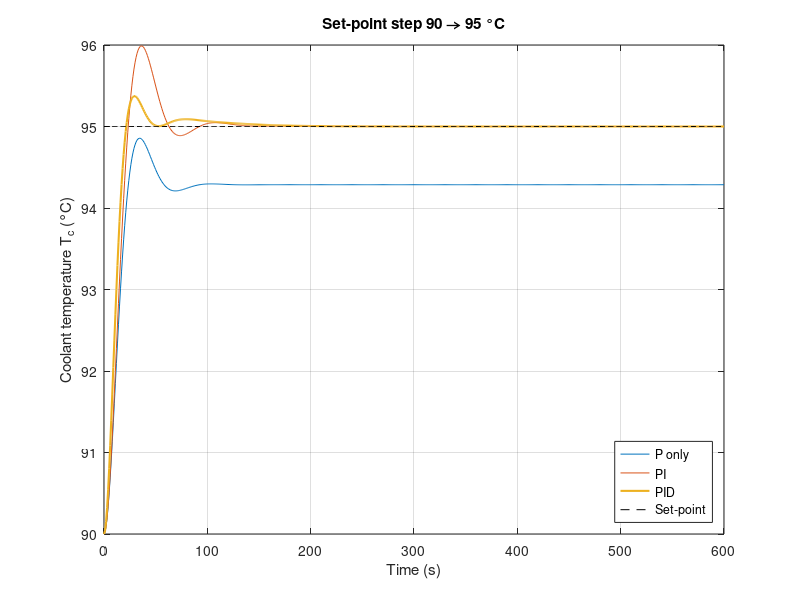

Write the MATLAB code that produced this figure. (Note: this script raises an error after producing the figure.)
%% PID Thermal Control for Heavy-Duty Trucks
% Keeps the engine coolant temperature T_c at 90 °C.
% Transfer functions, step response, P vs PI vs PID
% (The Simulink model is built by hand from the same numbers)
% Sushanth Bibi (24BME0501), Ganishk Mohanraj (24BME0500)

clc;
clear;
close all;

%% Plant parameters (linearised around 90 °C and 30 % engine load)
T_ref  = 90;     % set-point [°C]
tau_c  = 60;     % engine + coolant time constant [s]
tau_r  = 10;     % radiator time constant [s]
K_cool = 20;     % fall in T_c for one unit of cooling command [K]
K_load = 0.57;   % rise in T_c for 1 % more engine load [K/%]
y0     = 0.8;    % cooling command at 90 °C and 30 % load (scale 0-3)

%% PID gains (tuned by trial and error, same as the presentation)
Kp = 0.3;        % proportional gain
Ki = 0.006;      % integral gain
Kd = 2.0;        % derivative gain
Tf = 10;         % derivative filter time constant [s]

%% Define transfer functions of the plant
% Cooling path: command y -> radiator -> engine coolant
num = K_cool;
den = conv([tau_c 1],[tau_r 1]);   % (60s+1)(10s+1)
G = tf(num, den)

% Disturbance path: engine load -> engine coolant
numd = K_load;
dend = [tau_c 1];                  % (60s+1)
Gd = tf(numd, dend)

%% Define the three controllers
C_P   = tf(Kp, 1);                                    % Kp
C_PI  = tf([Kp Ki], [1 0]);                           % Kp + Ki/s
C_PID = tf(Kp, 1) + tf(Ki, [1 0]) + tf([Kd 0], [Tf 1]); % Kp + Ki/s + Kd*s/(Tf*s+1)

%% Closed loop transfer functions
% Error is e = T_c - T_ref, so a hotter engine gives more cooling.
% Cooling lowers T_c, so the two minus signs cancel and the
% standard negative feedback form can be used with G positive.
% Set-point -> T_c :  C*G / (1 + C*G)
T_P   = feedback(C_P*G, 1);
T_PI  = feedback(C_PI*G, 1);
T_PID = feedback(C_PID*G, 1);
% Engine load -> T_c :  Gd / (1 + C*G)
D_P   = Gd * feedback(1, C_P*G);
D_PI  = Gd * feedback(1, C_PI*G);
D_PID = Gd * feedback(1, C_PID*G);

%% Poles of the closed loop (stability check)
poles_P   = pole(T_P)
poles_PI  = pole(T_PI)
poles_PID = pole(T_PID)

%% Experiment 1 : set-point step 90 -> 95 °C
t = 0:1:600;               % time vector [s]
dT = 5;                    % size of set-point step [K]
[y_P,   t] = step(dT*T_P,   t);
[y_PI,  t] = step(dT*T_PI,  t);
[y_PID, t] = step(dT*T_PID, t);

figure;
plot(t, T_ref + y_P, t, T_ref + y_PI, t, T_ref + y_PID, 'LineWidth', 1.5);
hold on;
plot(t, (T_ref + dT)*ones(size(t)), 'k--');
grid on;
title('Set-point step 90 \rightarrow 95 °C');
xlabel('Time (s)');
ylabel('Coolant temperature T_c (°C)');
legend('P only', 'PI', 'PID', 'Set-point', 'Location', 'southeast');

% Step response characteristics
info_P   = stepinfo(T_P);
info_PI  = stepinfo(T_PI);
info_PID = stepinfo(T_PID);

disp('--- Experiment 1 : set-point step 90 -> 95 °C ---');
disp('Ctrl   Rise(s)  Peak(s)  Overshoot(%)  Settle(s)  Offset(K)');
disp(['P      ', num2str(info_P.RiseTime, '%6.1f'), '     ', num2str(info_P.PeakTime, '%6.1f'), '     ', ...
      num2str(info_P.Overshoot, '%6.1f'), '         ', num2str(info_P.SettlingTime, '%6.1f'), '      ', num2str(dT - y_P(end), '%5.2f')]);
disp(['PI     ', num2str(info_PI.RiseTime, '%6.1f'), '     ', num2str(info_PI.PeakTime, '%6.1f'), '     ', ...
      num2str(info_PI.Overshoot, '%6.1f'), '         ', num2str(info_PI.SettlingTime, '%6.1f'), '      ', num2str(dT - y_PI(end), '%5.2f')]);
disp(['PID    ', num2str(info_PID.RiseTime, '%6.1f'), '     ', num2str(info_PID.PeakTime, '%6.1f'), '     ', ...
      num2str(info_PID.Overshoot, '%6.1f'), '         ', num2str(info_PID.SettlingTime, '%6.1f'), '      ', num2str(dT - y_PID(end), '%5.2f')]);

%% Experiment 2 : engine load step 30 -> 80 % (truck hits a hill)
dL = 50;                   % size of load step [%]
[d_P,   t] = step(dL*D_P,   t);
[d_PI,  t] = step(dL*D_PI,  t);
[d_PID, t] = step(dL*D_PID, t);

figure;
plot(t, T_ref + d_P, t, T_ref + d_PI, t, T_ref + d_PID, 'LineWidth', 1.5);
hold on;
plot(t, T_ref*ones(size(t)), 'k--');
grid on;
title('Engine load step 30 \rightarrow 80 %');
xlabel('Time (s)');
ylabel('Coolant temperature T_c (°C)');
legend('P only', 'PI', 'PID', 'Set-point', 'Location', 'east');

% Peak rise and steady-state offset
peak_P   = max(d_P);    offset_P   = d_P(end);
peak_PI  = max(d_PI);   offset_PI  = d_PI(end);
peak_PID = max(d_PID);  offset_PID = d_PID(end);

% Settling time (±0.5 K band): go backwards from the end until
% the response leaves the band, same method as the time-domain notes
n = length(t);
s = n; while abs(d_P(s)   - d_P(end))   < 0.5, s = s - 1; end; settle_P   = t(s);
s = n; while abs(d_PI(s)  - d_PI(end))  < 0.5, s = s - 1; end; settle_PI  = t(s);
s = n; while abs(d_PID(s) - d_PID(end)) < 0.5, s = s - 1; end; settle_PID = t(s);

disp(' ');
disp('--- Experiment 2 : engine load step 30 -> 80 % ---');
disp('Ctrl   Peak(K)  Settle(s)  Offset(K)');
disp(['P      ', num2str(peak_P,   '%5.2f'), '     ', num2str(settle_P,   '%5.0f'), '      ', num2str(offset_P,   '%5.2f')]);
disp(['PI     ', num2str(peak_PI,  '%5.2f'), '     ', num2str(settle_PI,  '%5.0f'), '      ', num2str(offset_PI,  '%5.2f')]);
disp(['PID    ', num2str(peak_PID, '%5.2f'), '     ', num2str(settle_PID, '%5.0f'), '      ', num2str(offset_PID, '%5.2f')]);

% Cooling command needed by the PID (split range 0-3)
% e = T_c - T_ref = d_PID, so y = y0 + C_PID * e
U_PID = C_PID * D_PID;
[u_PID, t] = step(dL*U_PID, t);
disp(['PID cooling command: ', num2str(y0, '%4.2f'), ' -> ', num2str(y0 + u_PID(end), '%4.2f'), ...
      '  (max ', num2str(y0 + max(u_PID), '%4.2f'), ', limit 3)']);
disp('Split range: 0-1 valve, 1-2 pump, 2-3 fan');

% Inference:
% P only leaves a steady-state offset (~4 K for the load step), because
% it needs an error to produce any cooling. Adding I removes the offset
% (T_c returns to exactly 90 °C). Adding D lowers the peak and the
% overshoot. All closed-loop poles lie in the left half of the s-plane,
% so all three loops are stable.
